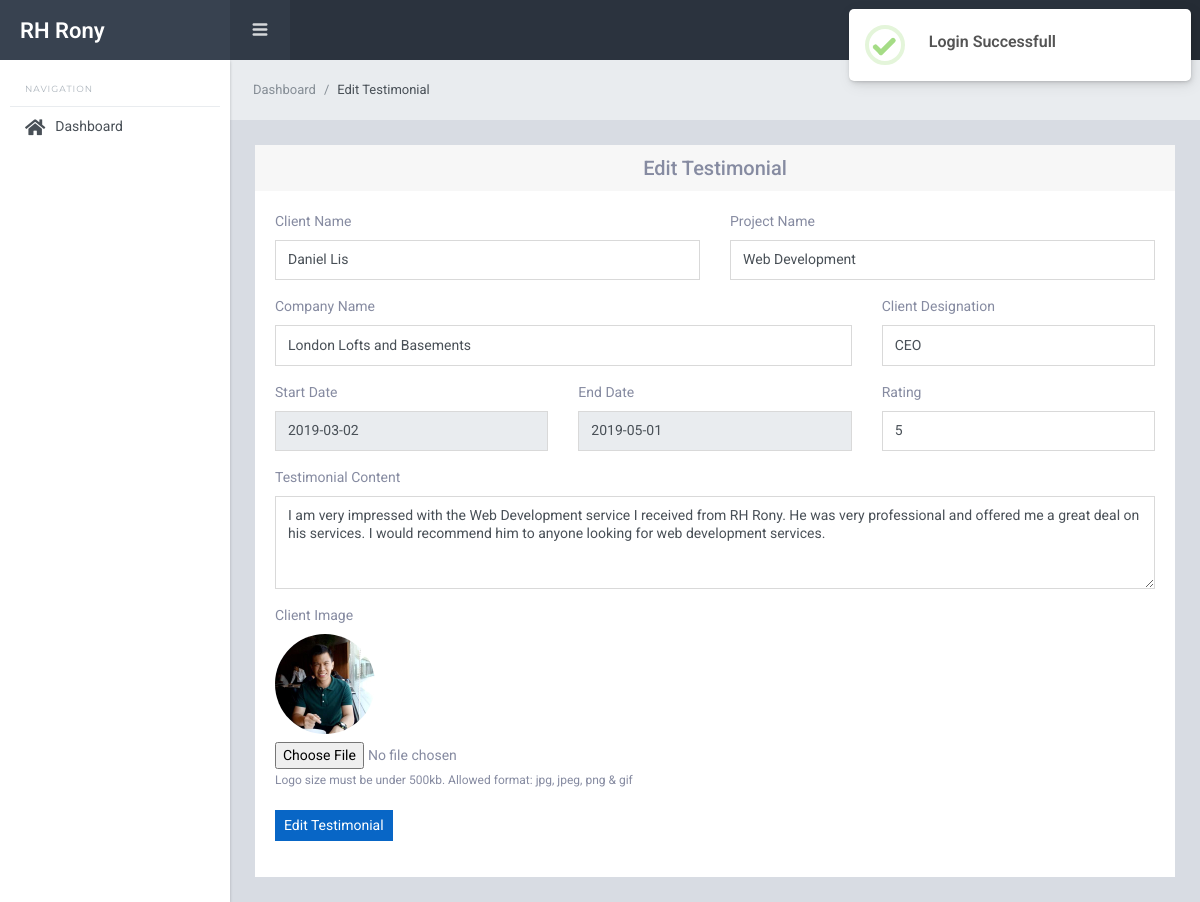
/backend/testimonial/testimonial_edit.php?id=1 (signed in), run on the app's committed database.
### tables this page shows
CREATE TABLE `testimonials` (
  `id` int(11) NOT NULL,
  `name` varchar(50) NOT NULL,
  `company` varchar(50) NOT NULL,
  `designation` varchar(50) NOT NULL,
  `image` varchar(100) DEFAULT NULL,
  `project_name` varchar(50) NOT NULL,
  `content` varchar(500) NOT NULL,
  `start_date` varchar(20) DEFAULT NULL,
  `end_date` varchar(20) DEFAULT NULL,
  `rating` int(11) NOT NULL,
  `status` int(11) NOT NULL DEFAULT 0
);

### assets/functions.php (called while the page is built, shortened)
<?php
function url($x = '') {
    $directory = explode('/', dirname($_SERVER['PHP_SELF']));
    $url = $_SERVER['HTTP_HOST'] . '/' . $directory[1] . '/';
    $url = str_replace('//', '/', $url);
    if (isset($_SERVER['HTTPS']) && $_SERVER['HTTPS'] == 'on') {
        $url = 'https://' . $url;
    } else {
        $url = 'http://' . $url;
    }
    return $url . $x;
}

### backend/testimonial/testimonial_edit.php (the view, shortened to what this page needs)
<?php
if (isset($_GET['id'])) {
    $id = $_GET['id'];
    $sql = "SELECT * FROM testimonials WHERE id = $id";
    $query = mysqli_query($conn, $sql);
    $testimonial = mysqli_fetch_assoc($query);
} else {
    $_SESSION['error'] = 'Please select a testimonial to edit.';
    die(header('location: testimonial_view.php'));
}
require_once('../includes/header.php');
require_once('../includes/sidebar.php');
require_once('../includes/navbar.php');
?>
<div class="sl-mainpanel">
    <nav class="breadcrumb sl-breadcrumb">
        <a class="breadcrumb-item" href="<?= url() ?>backend/dashboard.php">Dashboard</a>
        <span class="breadcrumb-item active">Edit Testimonial</span>
    </nav>
    <div class="sl-pagebody">
        <div class="row">
            <div class="col-lg-12">
                <div class="card">
                    <div class="card-header">
                        <h5 class="m-0 text-center">Edit Testimonial</h5>
                    </div>
                    <div class="card-body">
                        <form action="testimonial_edit_process.php" method="POST" enctype="multipart/form-data">
                            <div class="form-group row">
                                <div class="col-md-6">
                                    <label for="name">Client Name</label>
                                    <input type="text" class="form-control" id="name" name="name" value="<?= $testimonial['name'] ?>">
                                </div>
                                <div class="col-md-6">
                                    <label for="project_name">Project Name</label>
                                    <input type="text" class="form-control" id="project_name" name="project_name" value="<?= $testimonial['project_name'] ?>">
                                </div>
                            </div>
                            <div class="form-group row">
                                <div class="col-md-8">
                                    <label for="company">Company Name</label>
                                    <input type="text" class="form-control" id="company" name="company" value="<?= $testimonial['company'] ?>">
                                </div>
                                <div class="col-md-4">
                                    <label for="designation">Client Designation</label>
                                    <input type="text" class="form-control" id="designation" name="designation" value="<?= $testimonial['designation'] ?>">
                                </div>
                            </div>
                            <div class="form-group row">
                                <div class="col-md-4">
                                    <label for="start_date">Start Date</label>
                                    <input type="text" class="form-control" id="start_date" name="start_date" value="<?= $testimonial['start_date'] ?>" readonly>
                                </div>
                                <div class="col-md-4">
                                    <label for="end_date">End Date</label>
                                    <input type="text" class="form-control" id="end_date" name="end_date" value="<?= $testimonial['end_date'] ?>" readonly>
                                </div>
                                <div class="col-md-4">
                                    <label for="rating">Rating</label>
                                    <input type="number" class="form-control" id="rating" name="rating" value="<?= $testimonial['rating'] ?>" min="1" max="5">
                                </div>
                            </div>
                            <div class="form-group">
                                <label for="content">Testimonial Content</label>
                                <textarea class="form-control" id="content" name="content" rows="4"><?= $testimonial['content'] ?></textarea>
                            </div>
                            <div class="form-group">
                                <label for="image">Client Image</label>
                                <img class="profile_pic d-block mb-2" id="img_preview" src="../../assets/frontend/images/testimonial/<?= $testimonial['image'] ?>">
                                <input type="file" class="form-control-file" id="image" name="image" accept="image/*" onchange="document.getElementById('img_preview').src = window.URL.createObjectURL(this.files[0])">
                                <span class="tx-12">Logo size must be under 500kb. Allowed format: jpg, jpeg, png & gif</span>
                            </div>
                            <div class="form-group">
                                <button type="submit" class="btn btn-primary btn-sm" name="edit">Edit Testimonial</button>
                            </div>
                        </form>
                    </div>
                </div>
            </div>
        </div>
    </div>
</div>
<?php require_once('../includes/footer.php') ?>

### assets/style.css (style rules this page uses)
button { cursor: pointer; }
.profile_pic { height: 100px; width: 100px; object-fit: cover; border-radius: 50%; -webkit-border-radius: 50%; -moz-border-radius: 50%; -ms-border-radius: 50%; -o-border-radius: 50%; }

### data on the page
testimonials: name "Daniel Lis", project_name "Web Development", company "London Lofts and Basements", designation "CEO", start_date "2019-03-02", end_date "2019-05-01", rating "5", content "I am very impressed with the Web Development service I received from RH Rony. He was very professional and offered me a great deal on his services. I would recommend him to anyone looking for web development services.", image (picture)
